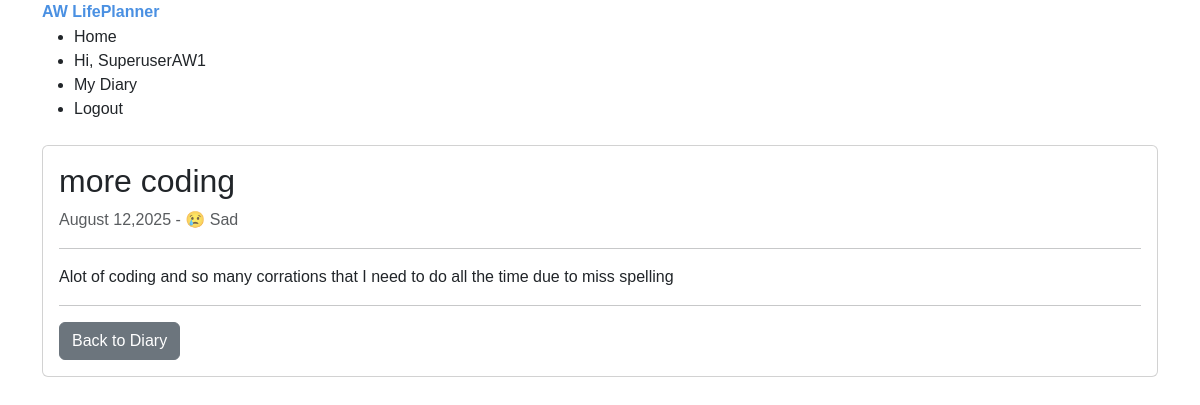
/diary/entry/2/ (signed in), run on the app's committed database.
### diary/models.py (models this page shows, shortened)
class DiaryEntry(models.Model):
    MOOD_CHOICES = [
        ('happy', '😊 Happy'),
        ('sad', '😢 Sad'),
        ('neutral', '😐 Neutral'),
        ('excited', '🤩 Excited'),
        ('anxious', '😰 Anxious'),
    ]
    user = models.ForeignKey(User, on_delete=models.CASCADE)
    date = models.DateField(default=timezone.now)
    title = models.CharField(max_length=200)
    content = models.CharField()
    mood = models.CharField(max_length=50, choices=MOOD_CHOICES,null=True, blank=True)
    created_at = models.DateTimeField(auto_now_add=True)
    update_at = models.DateTimeField(auto_now=True)
    class Meta:
        ordering =[
            '-date',
            '-created_at',
        ]

### diary/views.py (the view)
# urls.py: path('entry/<int:entry_id>/', views.view_entry, name='view_entry'),
@login_required
def view_entry(request, entry_id):
    entry = get_object_or_404(DiaryEntry, pk=entry_id)
    return render(request, 'diary/view_entry.html', {'entry': entry})

### diary/templates/diary/view_entry.html (shortened to what this page needs)
{% extends 'base.html' %}
{% block content %}
    <div class="row">
        <div class="col-md8 mx-auto">
            <div class="card">
                <div class="card-body">
                    <h2>{{ entry.title }}</h2>
                    <p class="text-muted">
                        {{ entry.date|date:"F d,Y" }}
                        {% if entry.mood %} - {{ entry.get_mood_display }}{% endif %}
                    </p>
                    <hr>
                    <p>{{ entry.content|linebreaks }}</p>
                    <hr>
                    <a href="{% url 'diary:diary_home' %}" class="btn btn-secondary">
                        Back to Diary
                    </a>
                </div>
            </div>
        </div>
    </div>
{% endblock %}

### templates/base.html (shortened to what this page needs)
{% load static %}
<!DOCTYPE html>
<html lang="en">
<head>
    <link href="https://cdn.jsdelivr.net/npm/bootstrap@5.3.0/dist/css/bootstrap.min.css" rel="stylesheet">
    <link rel="stylesheet" href="{% static 'css/main.css' %}">
</head>
<body>
    <nav class="nabar nabar-expand-lg navbar-light bg-ligth">
        <div class="container">
            <a href="/" class="navbar-brand">AW LifePlanner</a>
            <button class="navbar-toggler" type="button" data-bs-toggle="collapse" data-bs-target="#navbarNav">
                <span class="navbar-toggler-icon"></span>
            </button>
            <div class="collaps nabar-collape" id="navbarNav" >
                <ul class="nabar-nav ms-auto">
                    <li class="nav-item">
                        <a href="/" class="nav-link">Home</a>
                    </li>
                    {% if user.is_authenticated %}
                        <li class="nav-item">
                            <a href="#" class="nav-link">Hi, {{ user.username }}</a>
                        </li>
                        <li class="nav-item">
                            <a class="nav-link" href="{% url 'diary:diary_home' %}">My Diary</a>
                        </li>
                        <li class="nav-item">
                            <a href="{% url 'account_logout' %}" class="nav-link">Logout</a>
                        </li>
                    {% endif %}
                </ul>
            </div>
        </div>
    </nav>
    <main class="container my-4">
        {%  block content %}
        {% endblock %}
    </main>
</body>
</html>

### static/css/main.css (style rules this page uses)
body { font-family: Arial, Helvetica, sans-serif; }
.navbar-brand { font-weight: bold; color:#4a90e2 !important; }
main { min-height: 80vh; }

### data on the page
DiaryEntry: title "more coding", date "August 12,2025", mood "😢 Sad", content "Alot of coding and so many corrations that I need to do all the time due to miss spelling"

### other printed values
{{ user.username }} "SuperuserAW1"
